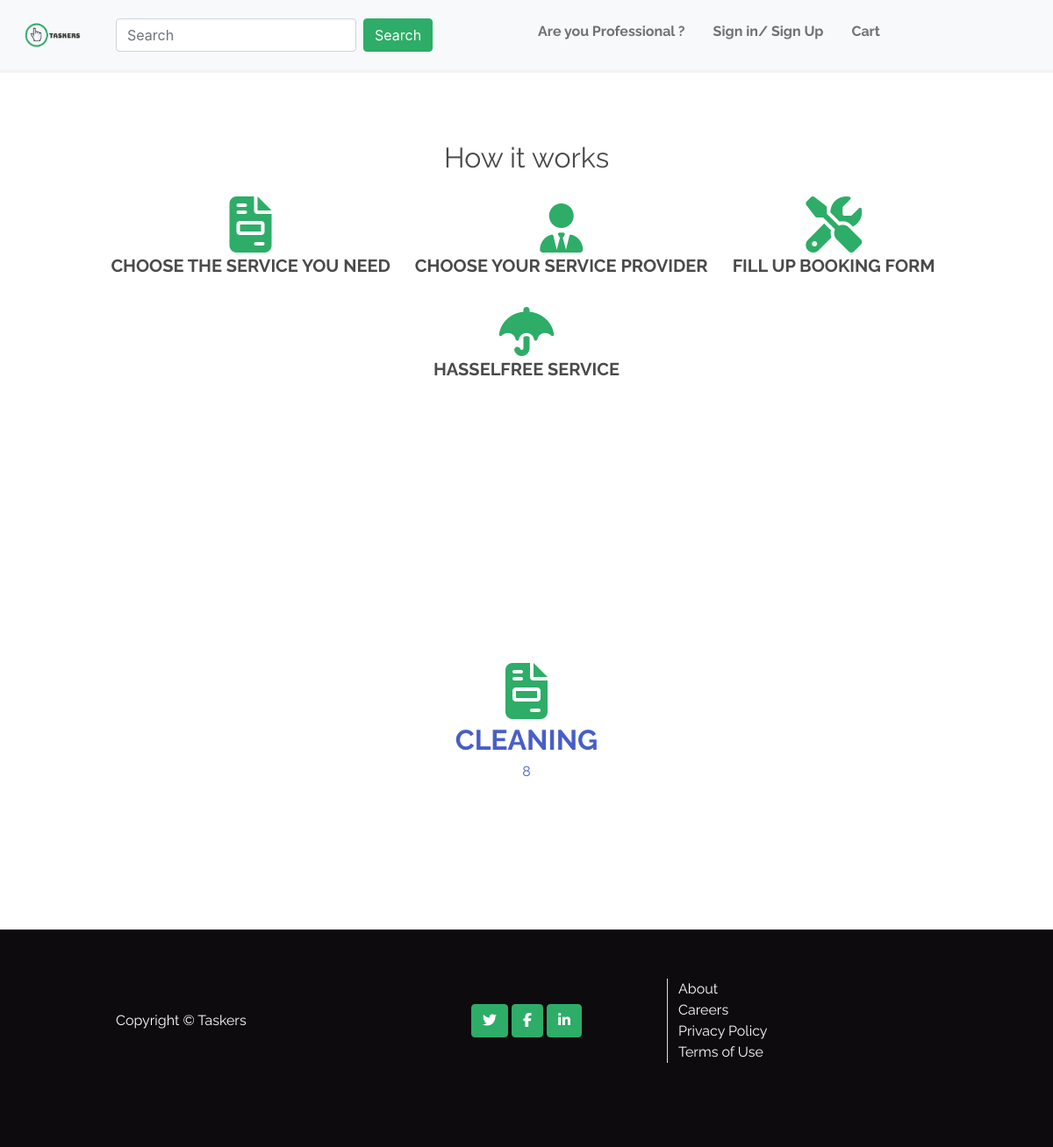
Before: /service/ with the older database file.
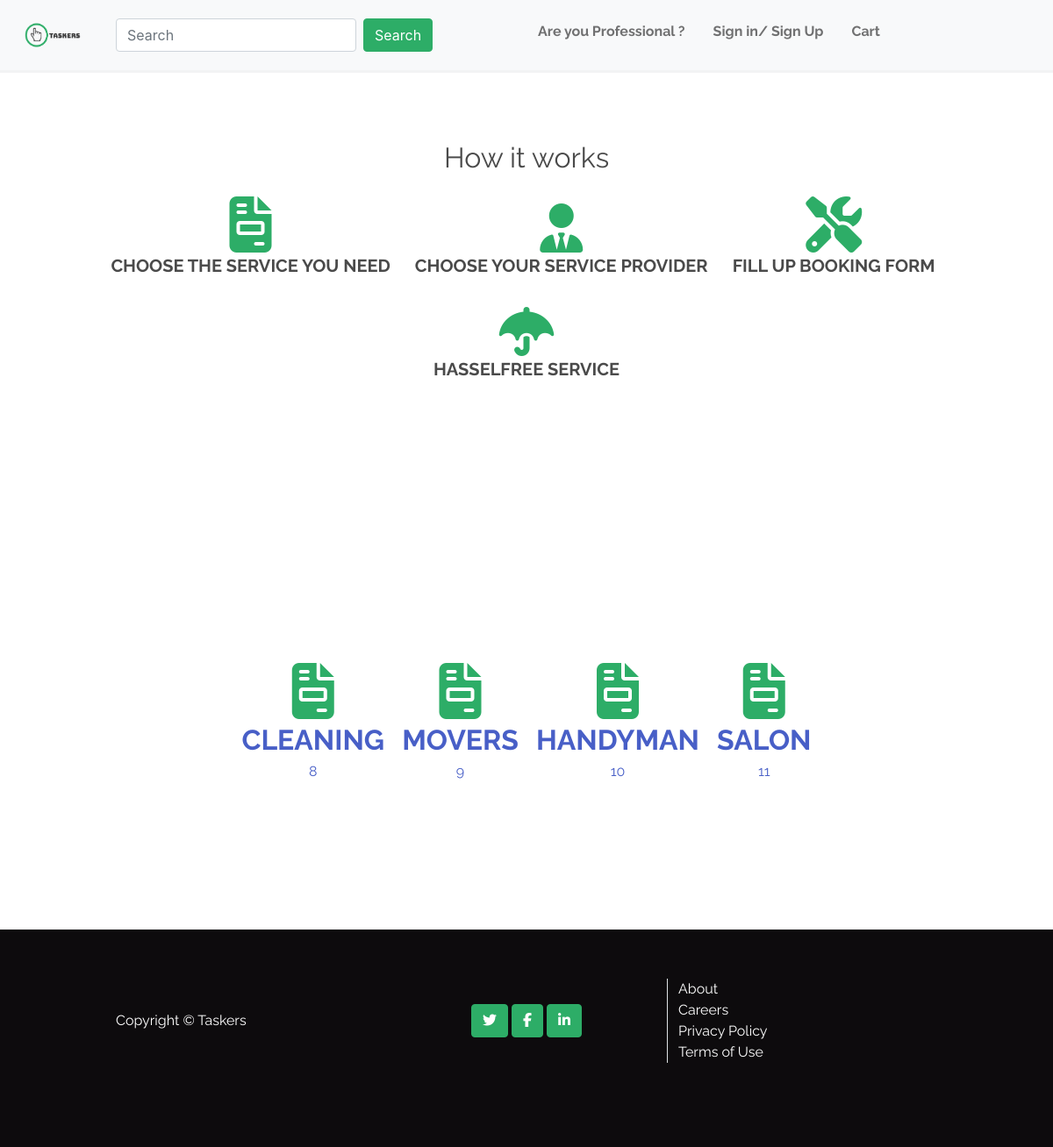
After: the same page with the newer database file.
### service/models.py (models this page shows, shortened)
class Service_category(models.Model):
    class Meta:
        verbose_name_plural = 'service'
    category = models.CharField(max_length=254,)

### service/views.py (the view)
# urls.py: path('', views.all_service, name='category'),
def all_service(request):
    category = Service_category.objects.all()
    context = {
        'category': category,
    }
    return render(request, 'service/servicelist.html', context)

### cart/contexts.py (called while the page is built)
def cart_contents(request):
    cart_service = []
    cart = request.session.get('cart', {})
    total = 0
    service_hours = 0
    visiting_count = Decimal(settings.STANDARD_SESSION)
    service_charge = total * Decimal(
        settings.STANDARD_SERVICE_CHARGE / 100)
    grand_total = total + service_charge
    context = {
        'cart_service': cart_service,
        'total': total,
        'service_hours': service_hours,
        'service_charge': service_charge,
        'grand_total': grand_total,
        'visiting_count': visiting_count,
        'cart' : cart,
    }
    return context

### service/templates/service/servicelist.html
{% extends 'base.html' %}
{% load static %}
{% block content %}
<section class="section is-medium servicelist-section">
<div class"container-fluid">
<div class="text-center m-3">
<p class="fs-2"> How it works </p>
</div>
 <ul class="text-center list-inline">
                <li class="mb-4 list-inline-item p-2 jello-horizontal">
                    <i class="fas fa-file-invoice text-first display-3 flip-horizontal-bottom"></i>
                    <p class="fs-5 fw-bolder text-uppercase">Choose The Service You need</p>
                </li>
                <li class="mb-4 list-inline-item p-2">
                    <i class="fas fa-user-tie text-first display-4"></i>
                    <p class="fs-5 fw-bolder text-uppercase">Choose your service provider</p>
                </li>
                <li class="mb-4 list-inline-item p-2">
                    <i class="fas fa-tools text-first display-3"></i>
                    <p class="fs-5 fw-bolder text-uppercase">Fill Up Booking form</p>
                </li>
                <li class="mb-4 list-inline-item p-2">
                    <i class="fas fa-umbrella text-first display-4"></i>
                    <p class="fs-5 fw-bolder text-uppercase">Hasselfree Service</p>
                </li>
            </ul>
</div>
</section>
<section class="section is-medium servicelist-section">
<div class="columns">
        <div class="column">
            <ul class="text-center list-inline">
            {% for service in category  %}
            <a href="{% url 'taskers' %}?category={{ service.category }}">
                <li class="mb-4 list-inline-item p-2 jello-horizontal">
                    <i class="fas fa-file-invoice text-first display-3 flip-horizontal-bottom"></i>
                    <p class="fs-2 fw-bolder text-uppercase">{{ service.category}}</p>
                    <p>{{ service.id }} </p>
                </li>
            </a>
            {% endfor %}
            </ul>
        </div>
    </div>
</section>
{% endblock %}

Changed rows visible on the page:
added Service_category: category "MOVERS", id "9"
added Service_category: category "HANDYMAN", id "10"
added Service_category: category "SALON", id "11"
